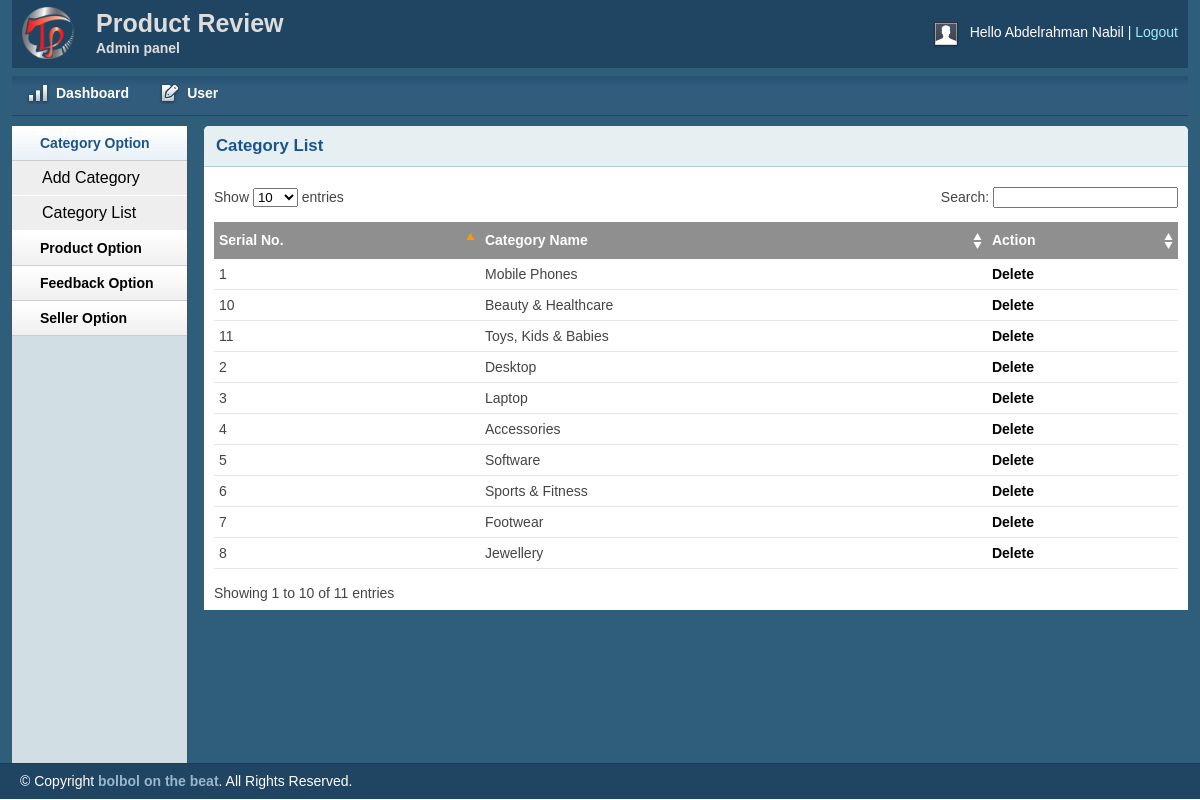
The app's page /admin/catlist.php (signed in) with its own data.
### tables this page shows
CREATE TABLE `tbl_category` (
  `catId` int(11) NOT NULL,
  `catName` varchar(255) NOT NULL
);

### lib/Database.php (called while the page is built, shortened)
<?php
class Database
{
    public $host   = DB_HOST;
    public $user   = DB_USER;
    public $pass   = DB_PASS;
    public $dbname = DB_NAME;
  private static $_instance;
    public $link;
 public static function getInstance() {
        if(!self::$_instance) {
            self::$_instance = new self();
        }
        return self::$_instance;
    }
    private function connectDB()
    {
        $this->link = new mysqli(
            $this->host,
            $this->user,
            $this->pass,
            $this->dbname
        );
    }
    public function select($query)
    {
        $result = $this->link->query($query) or
        die($this->link->error . __LINE__);
        if ($result->num_rows > 0) {
            return $result;
        } else {
            return false;
        }
    }
}

### classes/Category.php (called while the page is built, shortened)
<?php
$filepath = realpath(dirname(__FILE__));
include_once($filepath.'/../lib/Database.php');
 ?>
<?php
class Category
{
    private $db;
    public function __construct()
    {
         $this->db = Database::getInstance();
    }
    public function getAllCat()
    {
        $query = "SELECT * FROM tbl_category ORDER BY catId DESC";
        $result = $this->db->select($query);
        return $result;
    }
}

### admin/catlist.php (the view, shortened to what this page needs)
<?php include 'inc/header.php';?>
<?php include 'inc/sidebar.php';?>
<?php include '../classes/Category.php'; ?>
<?php
$cat = new Category();
 ?>
        <div class="grid_10">
            <div class="box round first grid">
                <h2>Category List</h2>
                <div class="block">
                    <table class="data display datatable" id="example">
					<thead>
						<tr>
							<th>Serial No.</th>
							<th>Category Name</th>
							<th>Action</th>
						</tr>
					</thead>
					<tbody>
						<?php
                        $getCat = $cat->getAllCat();
                        if ($getCat) {
                            $i=0;
                            while ($result = $getCat->fetch_assoc()) {
                                $i++; ?>
						<tr class="odd gradeX">
							<td><?php echo $i; ?></td>
							<td><?php echo $result['catName']; ?></td>
							<td><a onclick="return confirm('Are you sure to delete this?')" href="?delcat=<?php echo $result['catId']; ?>">Delete</a></td>
						</tr>
						<?php
                            }
                        } ?>
					</tbody>
				</table>
               </div>
            </div>
        </div>
<?php include 'inc/footer.php';?>

### admin/css/text.css (style rules this page uses)
body { font: 13px/1.5 Tahoma, Helvetica, Arial, 'Liberation Sans', FreeSans, sans-serif; }
h2 { font-size: 23px; }
p, dl, hr, h1, h2, h3, h4, h5, h6, ol, ul, pre, table, address, fieldset { margin-bottom: 20px; }

### admin/css/grid.css (style rules this page uses)
.grid_1, .grid_2, .grid_3, .grid_4, .grid_5, .grid_6, .grid_7, .grid_8, .grid_9, .grid_10, .grid_11, .grid_12, .grid_13, .grid_14, .grid_15, .grid_16 { display: inline; float: left; margin-left: 1%; margin-right: 1%; }
.container_12 .grid_10 { width: 81.333%; }

### admin/css/layout.css (style rules this page uses)
body { background: #fff none repeat scroll 0 0; color: #444; font-size: 14px; padding: 0; }
a { color: #000; font-weight:bold; text-decoration: none; }
h1, h2, h3, h4, h5, h6 { line-height:1.2em; margin-bottom:.3em; }
h2 { margin-top:1em; }
.box { background:#fff; margin-bottom:20px; padding:10px 10px 10px 10px; margin-left:-8px; }
.box.grid { padding-bottom:40px; }
.box.round { -moz-border-radius: 5px 5px 0px 0px; -webkit-border-radius: 5px 5px 0px 0px; border-radius: 5px 5px 0px 0px; }
.box h2 { font-size:1.2em; font-weight:bold; color:#1B548D; background:#E6F0F3; margin:-10px -10px 0 -10px; padding:10px 12px; border-bottom:1px solid #B3CBD6; -moz-border-radius: 5px 5px 0px 0px; -webkit-border-radius: 5px 5px 0px 0px; border-radius: 5px 5px 0px 0px; }
.box.first { min-height: 406px; }
.block { padding-top:20px; }
.block { padding-bottom:1px; }
table.display { margin: 0 auto; clear: both; width: 100%; }
.sorting_asc { background: #8f8f8f url(../img/table/sort_asc.png) no-repeat center right; padding:8px 5px; text-align:left; color:#fff; }
.sorting { background:#8f8f8f url(../img/table/sort_both.png) no-repeat center right; padding:8px 5px; text-align:left; color:#fff; }
tr.odd { height: 30px; line-height: 30px; border-bottom:1px solid #e6e6e6; }
tr.even { height: 30px; line-height: 30px; border-bottom:1px solid #e6e6e6; }
tr.odd td, tr.even td { padding-left:5px; }

### records on screen
tbl_category: catName "Mobile Phones"
tbl_category: catName "Desktop"
tbl_category: catName "Laptop"
tbl_category: catName "Accessories"
tbl_category: catName "Software"
tbl_category: catName "Sports & Fitness"
tbl_category: catName "Footwear"
tbl_category: catName "Jewellery"
tbl_category: catName "Beauty & Healthcare"
tbl_category: catName "Toys, Kids & Babies"

### other values on screen
Session::get('adminName') "Abdelrahman Nabil"
